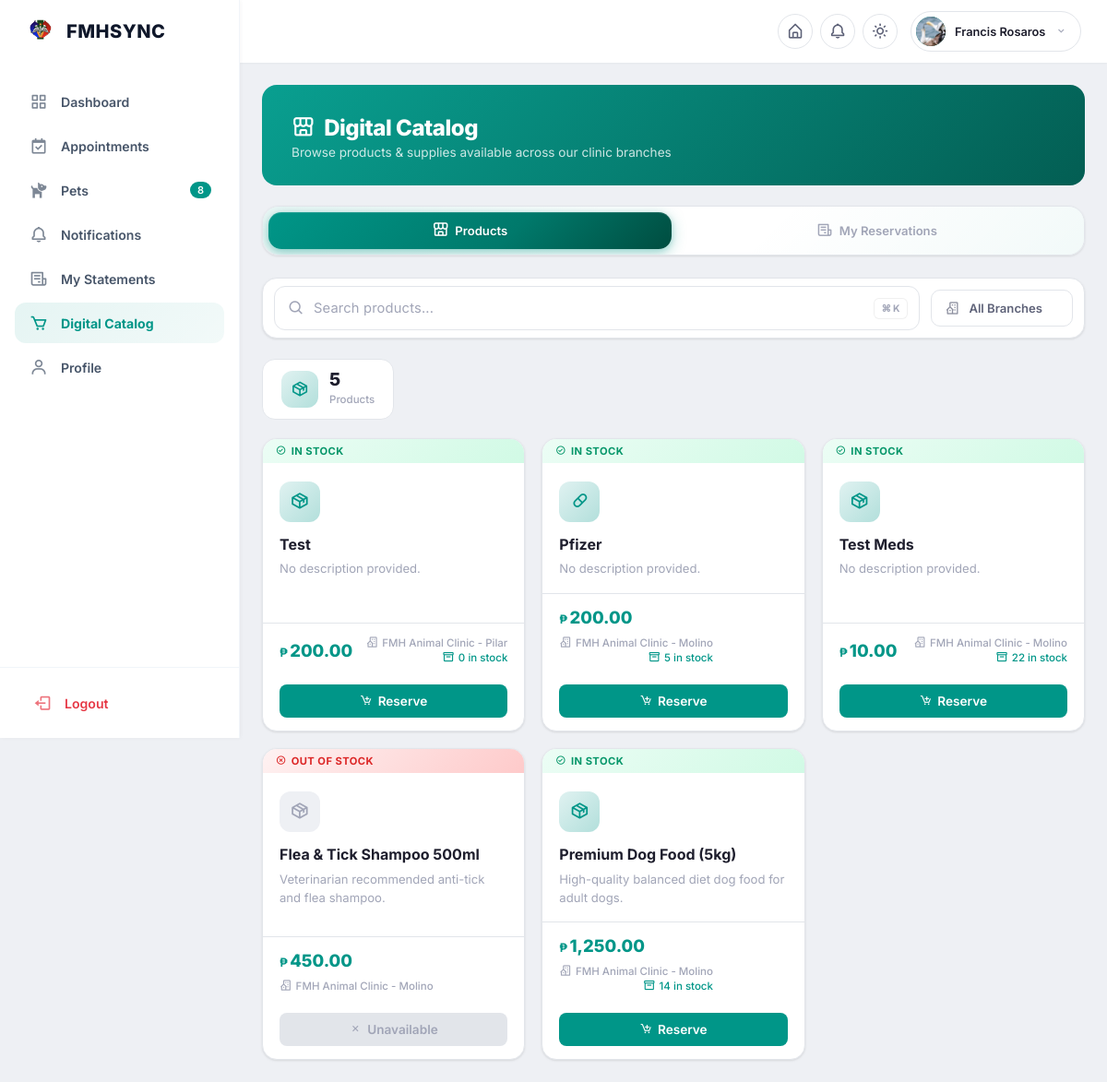
The app's page /inventory/catalog/ (signed in) with its own data.
### accounts/models.py (models this page shows, shortened)
class User(AbstractUser):
    assigned_role = models.ForeignKey(
        'accounts.Role',
        on_delete=models.SET_NULL,
        null=True,
        blank=True,
        related_name='users',
        help_text='Custom role with granular permissions'
    )
    branch = models.ForeignKey(
        'branches.Branch',
        on_delete=models.SET_NULL,
        null=True,
        blank=True,
        related_name='branch_users',
        help_text='The branch this user belongs to.',
    )
    profile_picture = models.ImageField(
        upload_to='profiles/',
        blank=True,
        null=True,
        help_text='Profile picture for the user'
    )
    phone_number = models.CharField(max_length=20, blank=True)
    address = models.TextField(
        blank=True, help_text='Full address of the pet owner')
    def is_pet_owner(self):
        if self.is_superuser:
            return False
        if self.assigned_role:
            return not self.assigned_role.is_staff_role
        return True  # Default to pet owner for safety if no role assigned
    def get_display_role(self):
        if self.is_superuser:
            return 'Super Administrator'
        if self.assigned_role:
            return self.assigned_role.name
        return 'Pet Owner'
    class Meta:
        ordering = ['username']

### inventory/models.py (models this page shows, shortened)
class Product(SoftDeleteModel):
    ITEM_TYPE_CHOICES = [
        ('Product', 'Product'),
        ('Medication', 'Medication'),
        ('Accessories', 'Accessories'),
        ('Medical Supplies', 'Medical Supplies'),
    ]
    name = models.CharField(max_length=200)
    description = models.TextField(blank=True)
    item_type = models.CharField(
        max_length=20, choices=ITEM_TYPE_CHOICES, default='Product')
    sku = models.CharField(
        max_length=100, blank=True,
        help_text="Stock Keeping Unit (auto-generated if blank)")
    barcode = models.CharField(
        max_length=100, blank=True,
        help_text="Barcode / UPC number")
    manufacturer = models.CharField(max_length=200, blank=True)
    unit_cost = models.DecimalField(
        max_digits=10, decimal_places=2, default=0.00)
    price = models.DecimalField(max_digits=10, decimal_places=2)
    branch = models.ForeignKey(
        Branch, on_delete=models.CASCADE, related_name='products')
    is_available = models.BooleanField(default=True)
    stock_quantity = models.PositiveIntegerField(default=0)
    min_stock_level = models.PositiveIntegerField(default=5)
    is_consumable = models.BooleanField(
        default=False,
        help_text='True for single-use / consumable items (medicines, medical supplies)'
    )
    expiration_date = models.DateField(
        null=True, blank=True,
        help_text="For medications or perishable items")
    created_at = models.DateTimeField(auto_now_add=True)
    updated_at = models.DateTimeField(auto_now=True)
    class Meta:
        ordering = ['-created_at']
        indexes = [
            models.Index(fields=['branch', 'item_type']),
            models.Index(fields=['stock_quantity']),
            models.Index(fields=['is_available']),
            models.Index(fields=['branch', 'created_at']),
        ]

### branches/models.py (models this page shows, shortened)
class Branch(models.Model):
    name = models.CharField(max_length=150, unique=True, help_text="Branch name (e.g. Downtown Clinic)")
    branch_code = models.CharField(max_length=50, unique=True, blank=True, null=True)
    phone_number = models.CharField(max_length=20)
    email = models.EmailField(blank=True, null=True)
    address = models.CharField(max_length=255)
    city = models.CharField(max_length=100)
    state = models.CharField(max_length=100)
    zip_code = models.CharField(max_length=20)
    clinic_license_number = models.CharField(
        max_length=100, blank=True,
        help_text='Clinic/branch registration or license number'
    )
    operating_hours = models.TextField(blank=True, null=True, help_text="e.g. Mon-Fri: 8am-6pm, Sat: 9am-2pm")
    is_active = models.BooleanField(default=True)
    google_maps_embed_url = models.URLField(
        max_length=1000,
        blank=True,
        help_text='Google Maps embed URL for iframe display'
    )
    google_maps_link = models.URLField(
        max_length=500,
        blank=True,
        help_text='Direct link to Google Maps location'
    )
    facebook_url = models.URLField(max_length=500, blank=True, help_text='Facebook page URL')
    instagram_url = models.URLField(max_length=500, blank=True, help_text='Instagram profile URL')
    messenger_url = models.URLField(max_length=500, blank=True, help_text='Facebook Messenger URL')
    tiktok_url = models.URLField(max_length=500, blank=True, help_text='TikTok profile URL')
    display_order = models.PositiveIntegerField(
        default=0,
        help_text='Order for contact page display (lower = first)'
    )
    badge_label = models.CharField(
        max_length=50,
        blank=True,
        help_text="Display badge (e.g., 'Main Branch', 'New!')"
    )
    created_at = models.DateTimeField(auto_now_add=True)
    updated_at = models.DateTimeField(auto_now=True)
    class Meta:
        verbose_name_plural = 'Branches'
        ordering = ['name']

### inventory/views.py (the view)
# urls.py: path('catalog/', views.catalog_view, name='catalog'),
@login_required
def catalog_view(request):
    auto_cancel_expired_reservations()
    branches = Branch.objects.filter(is_active=True)
    products = Product.objects.all().select_related('branch')
    selected_branch_id = request.GET.get('branch')
    if selected_branch_id:
        try:
            products = products.filter(branch_id=selected_branch_id)
            selected_branch = Branch.objects.get(  # pylint: disable=no-member
                id=selected_branch_id
            )
        except Branch.DoesNotExist:  # pylint: disable=no-member
            selected_branch = None
    else:
        selected_branch = None
    user_reservations = Reservation.objects.filter(  # pylint: disable=no-member
        user=request.user
    ).select_related('product', 'product__branch')
    page_number = request.GET.get('page', 1)
    paginator = Paginator(products, 24)
    page_obj = paginator.get_page(page_number)
    return render(request, 'inventory/catalog.html', {
        'products': page_obj,
        'page_obj': page_obj,
        'branches': branches,
        'selected_branch': selected_branch,
        'user_reservations': user_reservations,
    })

### templates/inventory/catalog.html (shortened to what this page needs)
{% extends 'base/portal_user.html' %} {% load static %} {% block title %}Digital
{% load currency_filters %}
Catalog{% endblock %} {% block content %}
<div class="cat-hero">
  <div class="cat-hero-inner">
    <div class="cat-hero-text">
      <h1><i class="bx bx-store-alt"></i> Digital Catalog</h1>
      <p>Browse products &amp; supplies available across our clinic branches</p>
    </div>
  </div>
</div>
<div class="c-tab-bar" id="catalogTabs">
  <div class="c-tab-bar__glow"></div>
  <button class="c-tab-btn active" data-tab="products" type="button" onclick="switchCatalogTab('products')">
    <i class="bx bx-store-alt c-tab-btn__icon"></i>
    <span class="c-tab-btn__label">Products</span>
  </button>
  <button class="c-tab-btn" data-tab="reservations" type="button" onclick="switchCatalogTab('reservations')">
    <i class="bx bx-receipt c-tab-btn__icon"></i>
    <span class="c-tab-btn__label">My Reservations</span>
  </button>
</div>
<div id="catProductsSection">
  <div class="c-filter-bar" style="margin-bottom: 22px;">
    <form method="GET" action="{% url 'inventory:catalog' %}" class="c-filter-bar__form" autocomplete="off">
      <div class="c-filter-bar__search">
        <i class='bx bx-search c-filter-bar__search-icon'></i>
        <input
          type="text"
          placeholder="Search products..."
          id="catalogSearch"
          class="c-filter-bar__search-input"
          autocomplete="off"
        >
        <div class="c-filter-bar__shortcut">
          <span>⌘</span><span>K</span>
        </div>
      </div>
      <div class="c-filter-bar__filters">
        <div class="c-filter-dropdown">
        </div>
      </div>
    </form>
  </div> {% if products %}
  <div class="cat-stats-row">
    <div class="cat-stat">
      <div class="cat-stat-icon"><i class="bx bx-package"></i></div>
      <div>
        <span class="cat-stat-num">{{ products|length }}</span>
        <span class="cat-stat-label">Products</span>
      </div>
    </div>
  </div>
  <div class="cat-grid" id="catalogGrid">
    {% for product in products %}
    <div
      class="cat-card"
      data-name="{{ product.name|lower }}"
      data-desc="{{ product.description|lower }}"
    >
      <div
        class="cat-card-status {% if product.is_available %}available{% else %}out-of-stock{% endif %}"
      >
        {% if product.is_available %}
        <i class="bx bx-check-circle"></i> In Stock {% else %}
        <i class="bx bx-x-circle"></i> Out of Stock {% endif %}
      </div>
      <div class="cat-card-body">
        <div
          class="cat-card-icon-wrap {% if product.is_available %}available{% else %}unavailable{% endif %}"
        >
          {% if product.item_type == 'Medication' %}
          <i class="bx bx-capsule"></i>
          {% else %}
          <i class="bx bx-package"></i>
          {% endif %}
        </div>
        <h3 class="cat-card-name">{{ product.name }}</h3>
        <p class="cat-card-desc">
          {{ product.description|default:"No description provided." }}
        </p>
      </div>
      <div class="cat-card-foot">
        <div class="cat-card-price">
          <span class="cat-price-symbol">&#8369;</span>
          <span class="cat-price-value">{{ product.price|peso }}</span>
        </div>
        <div class="cat-card-meta">
          <span class="cat-meta-branch"><i class="bx bx-building-house"></i> {{ product.branch.name }}</span>
          {% if product.is_available %}
          <span class="cat-meta-stock"><i class="bx bx-box"></i> {{ product.stock_quantity }} in stock</span>
          {% endif %}
        </div>
        {% if product.is_available %}
        <button
          type="button"
          class="cat-reserve-btn"
          onclick="openReserveModal({{ product.pk }}, '{{ product.name|escapejs }}', {{ product.stock_quantity }}, '{{ product.price }}')"
        >
          <i class="bx bx-cart-add"></i> Reserve
        </button>
        {% else %}
        <button type="button" class="cat-reserve-btn disabled" disabled>
          <i class="bx bx-x"></i> Unavailable
        </button>
        {% endif %}
      </div>
    </div>
    {% endfor %}
  </div>
  {% endif %}
</div>
{% endblock %}

### templates/base/portal_user.html (shortened to what this page needs)
{% load static %}
<!DOCTYPE html>
<html lang="en">
<head>
  <link href="https://unpkg.com/boxicons@2.1.4/css/boxicons.min.css" rel="stylesheet">
  <link rel="stylesheet" href="{% static 'css/base/messages.css' %}">
  <link rel="stylesheet" href="{% static 'css/base/searchable-dropdown.css' %}">
  <link rel="stylesheet" href="{% static 'css/accounts/portal_shared.css' %}">
  <link rel="stylesheet" href="{% static 'css/accounts/portal_user.css' %}">
  <link rel="stylesheet" href="{% static 'css/accounts/dashboard.css' %}">
  <link rel="stylesheet" href="{% static 'css/components/tab_bar.css' %}">
  <link rel="stylesheet" href="{% static 'css/components/filter_bar.css' %}">
  <link rel="stylesheet" href="{% static 'css/components/modern_pagination.css' %}">
</head>
<body class="user-portal">
<div class="portal-wrapper" id="portalWrapper">
    <header class="topbar">
    <div class="topbar-right">
      <a href="{% url 'landing_page' %}" class="topbar-icon-btn" title="Home">
        <i class='bx bx-home-alt'></i>
      </a>
      <div class="topbar-notif-container" style="position: relative;">
        <button class="topbar-icon-btn" id="notifDropdownBtn" title="Notifications">
          <i class='bx bx-bell'></i>
        </button>
      </div>
      <button class="topbar-icon-btn" id="themeToggleBtn" title="Theme">
        <i class='bx bx-sun'></i>
      </button>
      <div class="topbar-profile-container">
        <div class="topbar-profile" id="profileDropdownBtn" title="{{ user.get_full_name|default:user.username }}">
          <div class="topbar-avatar">
            {% if user.profile_picture %}
              <img src="{{ user.profile_picture.url }}" alt="Profile" style="width: 100%; height: 100%; object-fit: cover; border-radius: 50%;">
            {% elif user.first_name %}
              {{ user.first_name|make_list|first|upper }}
            {% elif user.username %}
              {{ user.username|make_list|first|upper }}
            {% else %}
              <i class='bx bxs-user'></i>
            {% endif %}
          </div>
          <span class="topbar-name">
            {{ user.get_full_name|default:user.username }}
          </span>
          <i class='bx bx-chevron-down topbar-chevron'></i>
        </div>
      </div>
    </div>
  </header>
  <aside class="sidebar">
    <div class="sidebar-header">
      <a href="{% url 'user_dashboard' %}" class="sidebar-logo">
        <img src="{% static 'image/fmh-logo.png' %}" alt="FMH Logo">
        <span>FMHSYNC</span>
      </a>
    </div>
    <nav class="sidebar-nav">
      <a href="{% url 'user_dashboard' %}" class="sidebar-link {% if request.resolver_match.url_name == 'user_dashboard' %}active{% endif %}">
        <i class='bx bx-grid-alt'></i><span>Dashboard</span>
      </a>
      <a href="{% url 'appointments:my_appointments' %}" class="sidebar-link {% if 'appointments' in request.path %}active{% endif %}">
        <i class='bx bx-calendar-check'></i><span>Appointments</span>
      </a>
      <a href="{% url 'patients:my_pets' %}" class="sidebar-link {% if 'patients' in request.resolver_match.app_name %}active{% endif %}">
        <i class='bx bxs-dog'></i>
        <span style="flex-grow: 1;">Pets</span>
        {% if user_pets_count %}
        <span class="badge" style="background: var(--primary); color: white; padding: 2px 8px; border-radius: 12px; font-size: 11px; font-weight: 600; margin-left: auto;">{{ user_pets_count }}</span>
        {% endif %}
      </a>
      <a href="{% url 'notifications:notification_list' %}" class="sidebar-link {% if request.resolver_match.app_name == 'notifications' %}active{% endif %}">
        <i class='bx bx-bell'></i><span>Notifications</span>
      </a>
      <a href="{% url 'billing:my_statements' %}" class="sidebar-link {% if 'billing:my_statements' in request.resolver_match.view_name or 'billing:view_statement' in request.resolver_match.view_name %}active{% endif %}">
        <i class='bx bx-receipt'></i><span>My Statements</span>
      </a>
      <a href="{% url 'inventory:catalog' %}" class="sidebar-link {% if 'inventory' in request.path %}active{% endif %}">
        <i class='bx bx-cart'></i><span>Digital Catalog</span>
      </a>
      <a href="{% url 'profile' %}" class="sidebar-link {% if request.resolver_match.url_name == 'profile' %}active{% endif %}">
        <i class='bx bx-user'></i><span>Profile</span>
      </a>
    </nav>
    <div class="sidebar-footer">
      <a href="{% url 'logout' %}" class="sidebar-link">
        <i class='bx bx-log-out'></i><span>Logout</span>
      </a>
    </div>
  </aside>
  <main class="portal-content">
    {% block content %}{% endblock %}
  </main>
</div>
</body>
</html>

### records on screen
User: profile_picture (picture), get_full_name "Francis Rosaros"
Product: is_available True (drawn), item_type "Product" (drawn), name "Test", description "No description provided.", price|peso "200.00", branch.name "FMH Animal Clinic - Pilar", stock_quantity "0"
Product: is_available True (drawn), item_type "Medication" (drawn), name "Pfizer", description "No description provided.", price|peso "200.00", branch.name "FMH Animal Clinic - Molino", stock_quantity "5"
Product: is_available True (drawn), item_type "Product" (drawn), name "Test Meds", description "No description provided.", price|peso "10.00", branch.name "FMH Animal Clinic - Molino", stock_quantity "22"
Product: is_available False (drawn), item_type "Product" (drawn), name "Flea & Tick Shampoo 500ml", description "Veterinarian recommended anti-tick and flea shampoo.", price|peso "450.00", branch.name "FMH Animal Clinic - Molino"
Product: is_available True (drawn), item_type "Product" (drawn), name "Premium Dog Food (5kg)", description "High-quality balanced diet dog food for adult dogs.", price|peso "1,250.00", branch.name "FMH Animal Clinic - Molino", stock_quantity "14"

### other values on screen
{{ user_pets_count }} "8"
{{ products|length }} "5"
